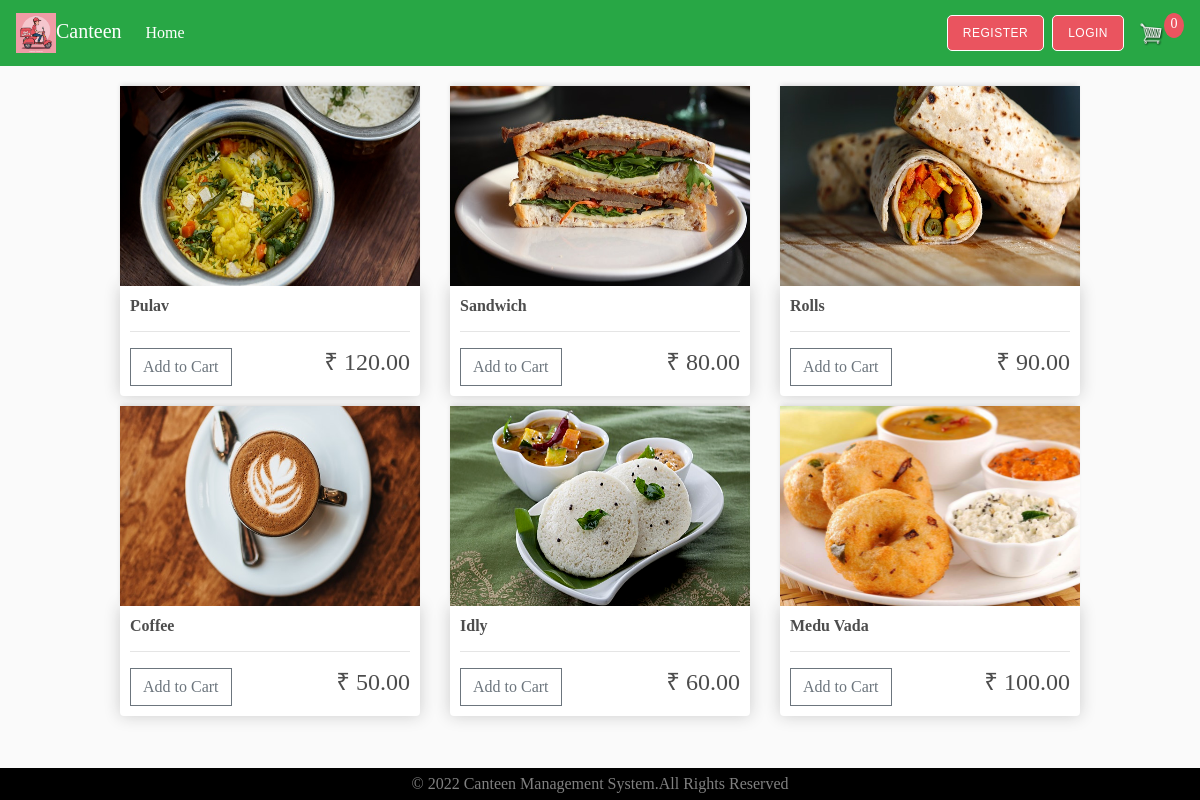
Page /breakfast/ on the committed database.
### food/models.py (models this page shows, shortened)
class Product(models.Model):
    CATEGORY = (
        ('Breakfast', 'Breakfast'),
        ('Lunch', 'Lunch'),
        ('Dinner', 'Dinner'),
        ('Todayspl', 'Todays special'),
    )
    name = models.CharField(max_length=200, null=True)
    price = models.DecimalField(max_digits=7, decimal_places=2)
    category = models.CharField(max_length=200, null=True, choices=CATEGORY)
    image = models.ImageField(null=True, blank=True)
    @property
    def ImageURL(self):
        try:
            url = self.image.url
        except:
            url = ''
        return url

### food/views.py (the view)
# urls.py: path('breakfast/', views.breakfast, name="breakfast"),
def breakfast(request):
    data = cartData(request)
    cartItems = data['cartItems']
    products = Product.objects.all()
    context = {'products': products, 'cartItems': cartItems}
    return render(request, 'food/breakfast.html',context)

### food/utils.py (called while the page is built, shortened)
def cookieCart(request):
    try:
        cart = json.loads(request.COOKIES['cart'])
    except:
        cart = {}
    print('Cart:', cart)
    items = []
    order = {'get_cart_total': 0, 'get_cart_items': 0, 'shipping': False}
    cartItems = order['get_cart_items']
    return {'items': items, 'order': order, 'cartItems': cartItems}

def cartData(request):
    if request.user.is_authenticated:
        customer = request.user.customer
        order, created = Order.objects.get_or_create(
            customer=customer, complete=False)
        items = order.orderitem_set.all()
        cartItems = order.get_cart_items
    else:
        cookieData = cookieCart(request)
        cartItems = cookieData['cartItems']
        order = cookieData['order']
        items = cookieData['items']
    return {'items': items, 'order': order, 'cartItems': cartItems}

### food/templates/food/breakfast.html
{% extends 'food/main.html' %}
{% load static %}
{% block breakfast %}
<div class="row row1">
    {% for product in products %}
    {% if product.category == 'Breakfast' %}
    <div class="col-lg-4">
        <img class="thumbnail" src="{{product.ImageURL}}">
        <div class="box-element product">
            <h6><strong>{{product.name}}</strong></h6>
            <hr>
            <button data-product={{product.id}} data-action="add" class="btn btn-outline-secondary add-btn update-cart">Add to Cart</button>
            <h4 style="display: inline-block;float:right">₹ {{product.price|floatformat:2}}</h4>
        </div>
    </div>
    {% endif %}
    {% endfor %}
</div>
{% endblock %}

### static/css/main.css (style rules this page uses)
* { font-family: "Raleway", "Book Antiqua", Palatino, serif; }
body { background-color: hsl(0, 0%, 98%); display: flex; flex-direction: column; height: 100vh; overflow: scroll; }
h1,h2,h3,h4,h5,h6 { color:hsl(0, 0%, 30%); }
.box-element { box-shadow:hsl(0, 0%, 80%) 0 0 16px; background-color: #fff; border-radius: 4px; padding: 10px; }
.row1 { padding: 10px 10% 2em 10%; }
.thumbnail { width: 100%; height: 200px; -webkit-box-shadow: -1px -3px 5px -2px rgba(214,214,214,1); -moz-box-shadow: -1px -3px 5px -2px rgba(214,214,214,1); box-shadow: -1px -3px 5px -2px rgba(214,214,214,1); }
.product { border-radius: 0 0 4px 4px; }
.col-lg-4, .col-lg-6, .col-lg-8, .col-lg-12 { margin-top: 10px; }
.btn { border-radius: 0; }

### rows in the picture
Product: ImageURL (picture), name "Pulav", price "120.00"
Product: ImageURL (picture), name "Sandwich", price "80.00"
Product: ImageURL (picture), name "Rolls", price "90.00"
Product: ImageURL (picture), name "Coffee", price "50.00"
Product: ImageURL (picture), name "Idly", price "60.00"
Product: ImageURL (picture), name "Medu Vada", price "100.00"

### other values in the picture
{{ cartItems }} "0"
